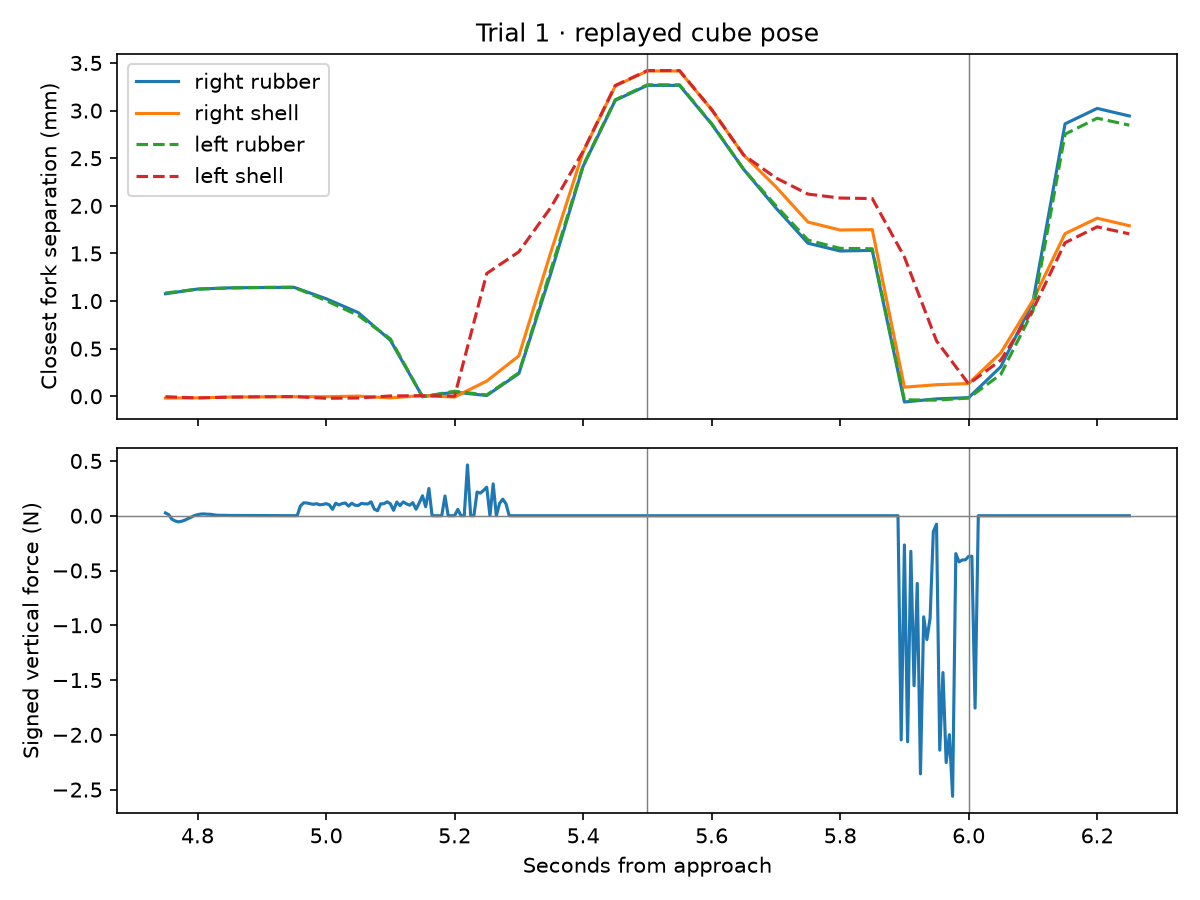

Write the Python code that produced this figure.
"""Fork-to-cube clearances on the unmodified replay and hypothetical tilted poses."""
import csv
import matplotlib.pyplot as plt
import mujoco as mj
import numpy as np
from scipy.spatial.transform import Rotation
from evaluate import here, run


def closest(model, data):
    cube = data.body("cube")
    rc = cube.xmat.reshape(3,3)
    fork_ids = np.flatnonzero(model.geom_bodyid == model.body("fork").id)
    face_ids = np.flatnonzero(model.geom_bodyid == cube.id)
    best = {}
    segment = np.zeros(6)
    for c in face_ids:
        material = "rubber" if "rubber" in model.geom(c).name else "shell"
        for f in fork_ids:
            gap = mj.mj_geomDistance(model,data,c,f,.1,segment)
            if gap >= .1:
                continue
            point = (segment[:3] - cube.xpos) @ rc
            side = "right" if point[1] < 0 else "left"
            key = side, material
            if key not in best or gap < best[key][0]:
                best[key] = (gap,model.geom(c).name,model.geom(f).name,*point)
    return best


def main():
    rows = []
    def inspect(model,data,t,lift):
        if t < 4.749 or t > 6.251:
            return
        if abs(t*20-round(t*20)) > 1e-5:
            return
        for angle in ([0,20,35] if min(abs(t-5.5),abs(t-6))<.001 else [0]):
            copy = mj.MjData(model)
            copy.qpos[:] = data.qpos
            q = copy.joint("cube_root").qpos
            if angle:
                rot = Rotation.from_quat(q[3:],scalar_first=True)
                raised = rot * Rotation.from_euler("x",-angle,degrees=True)
                # Fix the left bottom edge midpoint in world coordinates.
                pivot = [0,.02215,-.02215]
                q[:3] += rot.apply(pivot) - raised.apply(pivot)
                q[3:] = raised.as_quat(scalar_first=True)
            mj.mj_forward(model,copy)
            for (side,mat),(gap,c,f,*point) in closest(model,copy).items():
                rows.append((t,lift,angle,side,mat,1000*gap,c,f,*(1000*np.asarray(point))))
    run((1,"stl","overhead","weld",0,0,0),inspect)
    with (here / "clearance.csv").open("w") as file:
        out = csv.writer(file,lineterminator="\n")
        out.writerow(["seconds","lift_mm","added_roll_right_up_deg","side","material","gap_mm",
                      "cube_geom","fork_geom","cube_local_x_mm","cube_local_y_mm","cube_local_z_mm"])
        out.writerows(rows)
    fig,(ax,force_ax)=plt.subplots(2,1,figsize=(8,6),sharex=True)
    for side in ("right","left"):
        for mat in ("rubber","shell"):
            q=[r for r in rows if r[2:5]==(0,side,mat)]
            ax.plot([r[0] for r in q],[r[5] for r in q],label=f"{side} {mat}",
                    linestyle="-" if side=="right" else "--")
    for t in (5.5,6.0):
        ax.axvline(t,color="gray",lw=.7)
    ax.set(xlabel="Seconds from approach",ylabel="Closest fork separation (mm)",
           title="Trial 1 · replayed cube pose")
    ax.legend()
    support = np.genfromtxt(here / "support.csv", delimiter=",", names=True)
    q = support[(support["trial"] == 1) & (support["sec"] >= 4.75) & (support["sec"] <= 6.25)]
    force_ax.plot(q["sec"],q["up_N"],label="Vertical force on cube")
    force_ax.axhline(0,color="gray",lw=.7)
    for t in (5.5,6.0):
        force_ax.axvline(t,color="gray",lw=.7)
    force_ax.set(xlabel="Seconds from approach", ylabel="Signed vertical force (N)")
    ax.set_xlabel("")
    fig.tight_layout()
    fig.savefig(here / "clearance.png",dpi=150)


if __name__=="__main__":
    main()
